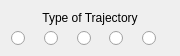
   <widget class="QWidget" name="layoutWidget">
    <property name="geometry">
     <rect>
      <x>200</x>
      <y>30</y>
      <width>180</width>
      <height>52</height>
     </rect>
    </property>
    <layout class="QVBoxLayout" name="verticalLayout_2">
     <item>
      <widget class="QLabel" name="traectory_lb">
       <property name="styleSheet">
        <string notr="true">color:black;</string>
       </property>
       <property name="text">
        <string>Type of Trajectory</string>
       </property>
       <property name="alignment">
        <set>Qt::AlignCenter</set>
       </property>
      </widget>
     </item>
     <item>
      <widget class="QSplitter" name="splitter_2">
       <property name="orientation">
        <enum>Qt::Horizontal</enum>
       </property>
       <widget class="QWidget" name="layoutWidget">
        <layout class="QHBoxLayout" name="horizontalLayout_10">
         <item>
          <widget class="QRadioButton" name="tr1">
           <property name="styleSheet">
            <string notr="true">QRadioButton{
spacing:5px;
}
QRadioButton#tr1::indicator{

image:url(:/new/prefix1/menu/Слой 5.png);
}
QRadioButton#type1::indicator:checked{
border: 2px solid red;
}</string>
           </property>
           <property name="text">
            <string/>
           </property>
          </widget>
         </item>
         <item>
          <widget class="QRadioButton" name="tr2">
           <property name="styleSheet">
            <string notr="true">QRadioButton{
spacing:5px;
}
QRadioButton#tr2::indicator{

image:url(:/new/prefix1/menu/Слой 6.png);
}
QRadioButton#type1::indicator:checked{
border: 2px solid red;
}</string>
           </property>
           <property name="text">
            <string/>
           </property>
          </widget>
         </item>
         <item>
          <widget class="QRadioButton" name="tr3">
           <property name="styleSheet">
            <string notr="true">QRadioButton{
spacing:5px;
}
QRadioButton#tr3::indicator{

image:url(:/new/prefix1/menu/тип3.png);
}
QRadioButton#tr3::indicator:checked{
border: 2px solid red;
}</string>
           </property>
           <property name="text">
            <string/>
           </property>
          </widget>
         </item>
         <item>
          <widget class="QRadioButton" name="tr4">
           <property name="styleSheet">
            <string notr="true">QRadioButton{
spacing:5px;
}
QRadioButton#tr4::indicator{

image:url(:/new/prefix1/menu/Слой 8.png);
}
QRadioButton#tr4::indicator:checked{
border: 2px solid red;
}</string>
           </property>
           <property name="text">
            <string/>
           </property>
          </widget>
         </item>
         <item>
          <widget class="QRadioButton" name="tr5">
           <property name="styleSheet">
            <string notr="true">QRadioButton{
spacing:5px;
}
QRadioButton#tr5::indicator{

image:url(:/new/prefix1/menu/Слой 9.png);
}
QRadioButton#tr5::indicator:checked{
border: 2px solid red;
}</string>
           </property>
           <property name="text">
            <string/>
           </property>
          </widget>
         </item>
        </layout>
       </widget>
      </widget>
     </item>
    </layout>
   </widget>
